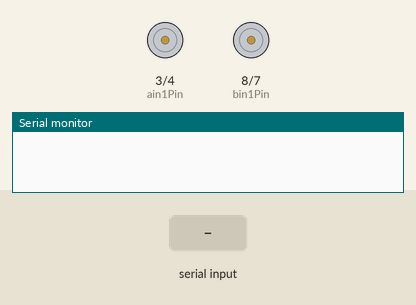
The sketch below on a simulated Arduino Uno, built with avr-gcc and run on an emulated ATmega328P. Parts: motor-driver pin pairs drawn as motors (green arrow = first pin HIGH = forward, orange = second pin HIGH = backward, longer = more drive, scaled by the enable pin), the last lines printed to the serial monitor. The inputs (shaded band) are chosen by the test bench.

Above: at 1.2 s.
1.3 s: "w" received over the second serial link
At 1.8 s:
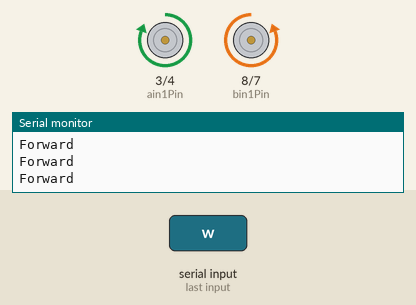
2.9 s: "s" received over the second serial link
At 3.8 s:
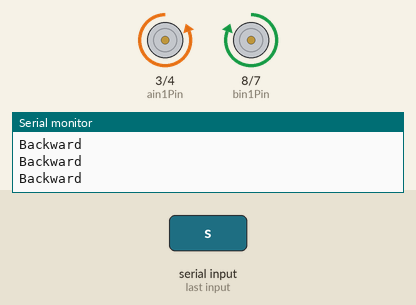
4.5 s: "a" received over the second serial link
At 5.6 s:
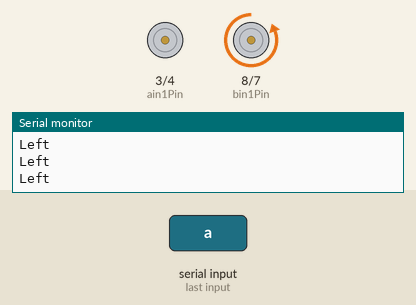
6.0 s: "d" received over the second serial link
At 6.5 s:
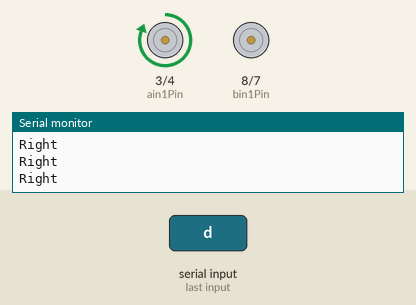
7.6 s: "1" received over the second serial link
At 8.6 s:
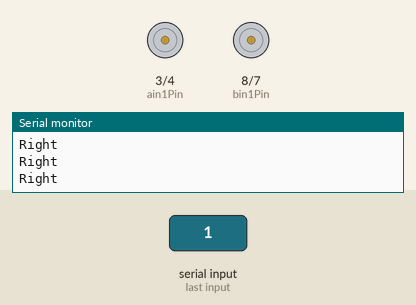
9.2 s: "a" received over the second serial link
At 9.8 s:
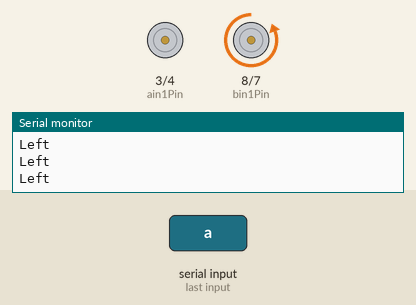
Timing chart, 0 to 11.8 s (numbered marks = the images above; inputs shaded):
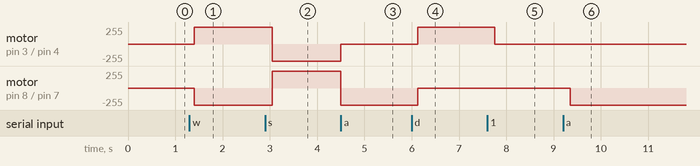

Measured:
- after the input at 1.3 s, motor on pin 3 (ain1Pin) / pin 4 (ain2Pin): stopped → forward 255/255 after 0.10 s; motor on pin 8 (bin1Pin) / pin 7 (bin2Pin): stopped → backward 255/255 after 0.10 s
- after the input at 2.9 s, motor on pin 3 (ain1Pin) / pin 4 (ain2Pin): forward 255/255 → backward 255/255 after 0.15 s; motor on pin 8 (bin1Pin) / pin 7 (bin2Pin): backward 255/255 → forward 255/255 after 0.15 s
- after the input at 4.5 s, motor on pin 3 (ain1Pin) / pin 4 (ain2Pin): backward 255/255 → stopped at once; motor on pin 8 (bin1Pin) / pin 7 (bin2Pin): forward 255/255 → backward 255/255 at once
- after the input at 6.0 s, motor on pin 3 (ain1Pin) / pin 4 (ain2Pin): stopped → forward 255/255 after 0.12 s; motor on pin 8 (bin1Pin) / pin 7 (bin2Pin): backward 255/255 → stopped after 0.12 s
- after the input at 7.6 s, motor on pin 3 (ain1Pin) / pin 4 (ain2Pin): forward 255/255 → stopped after 0.16 s
- after the input at 9.2 s, motor on pin 8 (bin1Pin) / pin 7 (bin2Pin): stopped → backward 255/255 after 0.15 s

The sketch:

Xbee_Communication.ino
```cpp
#include <SoftwareSerial.h>

const int ain1Pin = 3;
const int ain2Pin = 4;
const int pwmAPin = 5;

const int bin1Pin = 8;
const int bin2Pin = 7;
const int pwmBPin = 6;

int pwnVal = 255;
unsigned long previousMillis = 0;
const long interval = 200; // Interval in milliseconds
char command='n';

SoftwareSerial XBee(2, 3); // RX, TX

void setup() {
  XBee.begin(9600);
  Serial.begin(9600);
  pinMode(ain1Pin, OUTPUT);
  pinMode(ain2Pin, OUTPUT);
  pinMode(pwmAPin, OUTPUT);
  pinMode(bin1Pin, OUTPUT);
  pinMode(bin2Pin, OUTPUT);
  pinMode(pwmBPin, OUTPUT);
}

void loop() {
  unsigned long currentMillis = millis();
  unsigned long currentMillis2=millis();

  // Read data from Serial Monitor and pass it to XBee
  if (Serial.available()) {
    XBee.write(Serial.read());
  }

  // Check if 200 ms have passed since last XBee read
  if (currentMillis - previousMillis >= interval) {
    // Update previousMillis
    previousMillis = currentMillis;

    // Read data from XBee
    if (XBee.available()) {
      command = XBee.read();
    }
  }
  executeCommand(command);
}

// Function to execute movement commands based on serial input
void executeCommand(char command) {
  switch (command) {
    case 'w':
      forward();
      break;
    case 's':
      backward();
      Serial.println("Backward");
      break;
    case 'a':
      left();
      Serial.println("Left");
      break;
    case 'd':
      right();
      Serial.println("Right");
      break;
    default:
      stopMoving();
      break;
  }
}

// Your existing functions for controlling the robot
void forward() {
  Serial.println("Forward");
  analogWrite(pwmAPin, pwnVal);
  digitalWrite(ain1Pin, HIGH);
  digitalWrite(ain2Pin, LOW);
  analogWrite(pwmBPin, pwnVal);
  digitalWrite(bin1Pin, LOW);
  digitalWrite(bin2Pin, HIGH);
}

void backward() {
  analogWrite(pwmAPin, pwnVal);
  digitalWrite(ain1Pin, LOW);
  digitalWrite(ain2Pin, HIGH);
  analogWrite(pwmBPin, pwnVal);
  digitalWrite(bin1Pin, HIGH);
  digitalWrite(bin2Pin, LOW);
}

void left() {
  analogWrite(pwmAPin, 0);
  analogWrite(pwmBPin, pwnVal);
  digitalWrite(bin1Pin, LOW);
  digitalWrite(bin2Pin, HIGH);
}

void right() {
  analogWrite(pwmAPin, pwnVal);
  digitalWrite(ain1Pin, HIGH);
  digitalWrite(ain2Pin, LOW);
  analogWrite(pwmBPin, 0);
}

void stopMoving() {
  analogWrite(pwmAPin, 0);
  analogWrite(pwmBPin, 0);
}
```
